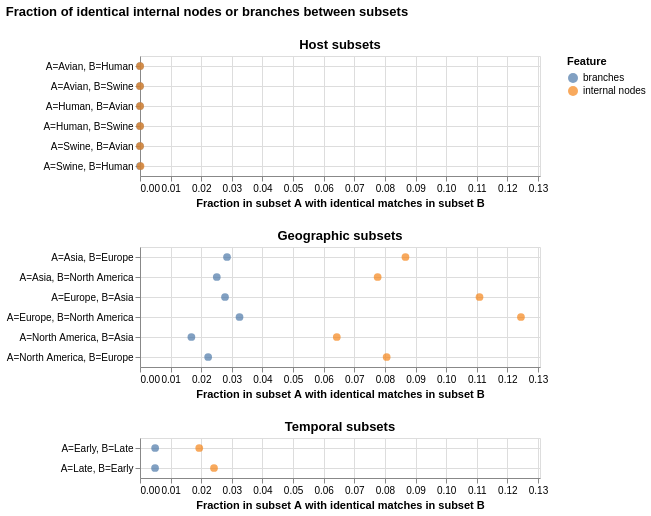

The notebook cell this image was saved under:
### Markdown cell above
## Aggregated overlap fractions by subset pair

Fraction shared recomputed from summed counts across all segment/subtype combinations (i.e., sum n_shared / sum n_unique).

### Code cell
import altair as alt

agg = (
    overlap_df
    .groupby(['subset_type', 'subset_a', 'subset_b', 'feature'])[['n_unique_a', 'n_unique_b', 'n_shared']]
    .sum()
    .reset_index()
)
agg['frac_a_shared'] = agg['n_shared'] / agg['n_unique_a']
agg['frac_b_shared'] = agg['n_shared'] / agg['n_unique_b']

# Melt to get one row per direction
agg_melted = agg.melt(
    id_vars=['subset_type', 'subset_a', 'subset_b', 'feature',
             'n_unique_a', 'n_unique_b', 'n_shared'],
    value_vars=['frac_a_shared', 'frac_b_shared'],
    var_name='direction',
    value_name='fraction_shared',
)
agg_melted['label'] = agg_melted.apply(
    lambda r: f"A={r['subset_a']}, B={r['subset_b']}"
    if r['direction'] == 'frac_a_shared'
    else f"A={r['subset_b']}, B={r['subset_a']}",
    axis=1,
)
# For tooltip: show which n_unique applies to this direction
agg_melted['n_unique'] = agg_melted.apply(
    lambda r: r['n_unique_a'] if r['direction'] == 'frac_a_shared' else r['n_unique_b'],
    axis=1,
)

# Shared x-axis domain across all subplots
x_max = agg_melted['fraction_shared'].max()
x_domain = [0, x_max * 1.05]

agg_charts = []
for subset_type in overlap_df['subset_type'].unique():
    sub = agg_melted[agg_melted['subset_type'] == subset_type]

    chart = (
        alt.Chart(sub, title=f'{subset_type} subsets')
        .mark_circle(size=60)
        .encode(
            x=alt.X('fraction_shared:Q', title='Fraction in subset A with identical matches in subset B',
                     scale=alt.Scale(domain=x_domain)),
            y=alt.Y('label:N', title=None, axis=alt.Axis(grid=True)),
            color=alt.Color('feature:N', title='Feature'),
            tooltip=[
                alt.Tooltip('label:N', title='comparison'),
                alt.Tooltip('feature:N'),
                alt.Tooltip('fraction_shared:Q', format='.4f'),
                alt.Tooltip('n_shared:Q', format=','),
                alt.Tooltip('n_unique:Q', format=','),
            ],
        )
        .properties(width=400, height=20 * sub['label'].nunique())
    )
    agg_charts.append(chart)

agg_chart = alt.vconcat(
    *agg_charts,
    title=alt.TitleParams(
        text='Fraction of identical internal nodes or branches between subsets',
        offset=20,
    ),
).resolve_scale(color='shared')

agg_chart.save('../results/figures/subset_pcp_overlap_aggregated.png', ppi=300)
agg_chart

### Figure 1 — Vega-Lite specification as saved in the notebook (floating-point values rounded to 4 significant figures)
{"config": {"view": {"continuousWidth": 300, "continuousHeight": 300}}, "vconcat": [{"data": {"name": "data-e7460a10e1da9b19dd42a73a7ff2a94e"}, "mark": {"type": "circle", "size": 60}, "encoding": {"color": {"field": "feature", "title": "Feature", "type": "nominal"}, "tooltip": [{"field": "label", "title": "comparison", "type": "nominal"}, {"field": "feature", "type": "nominal"}, {"field": "fraction_shared", "format": ".4f", "type": "quantitative"}, {"field": "n_shared", "format": ",", "type": "quantitative"}, {"field": "n_unique", "format": ",", "type": "quantitative"}], "x": {"field": "fraction_shared", "scale": {"domain": [0, 0.1307]}, "title": "Fraction in subset A with identical matches in subset B", "type": "quantitative"}, "y": {"axis": {"grid": true}, "field": "label", "title": null, "type": "nominal"}}, "height": 120, "title": "Host subsets", "width": 400}, {"data": {"name": "data-afeaa1feaa778e5d4da3fe323493112c"}, "mark": {"type": "circle", "size": 60}, "encoding": {"color": {"field": "feature", "title": "Feature", "type": "nominal"}, "tooltip": [{"field": "label", "title": "comparison", "type": "nominal"}, {"field": "feature", "type": "nominal"}, {"field": "fraction_shared", "format": ".4f", "type": "quantitative"}, {"field": "n_shared", "format": ",", "type": "quantitative"}, {"field": "n_unique", "format": ",", "type": "quantitative"}], "x": {"field": "fraction_shared", "scale": {"domain": [0, 0.1307]}, "title": "Fraction in subset A with identical matches in subset B", "type": "quantitative"}, "y": {"axis": {"grid": true}, "field": "label", "title": null, "type": "nominal"}}, "height": 120, "title": "Geographic subsets", "width": 400}, {"data": {"name": "data-b7451b30696cda45c163a644e47b5b45"}, "mark": {"type": "circle", "size": 60}, "encoding": {"color": {"field": "feature", "title": "Feature", "type": "nominal"}, "tooltip": [{"field": "label", "title": "comparison", "type": "nominal"}, {"field": "feature", "type": "nominal"}, {"field": "fraction_shared", "format": ".4f", "type": "quantitative"}, {"field": "n_shared", "format": ",", "type": "quantitative"}, {"field": "n_unique", "format": ",", "type": "quantitative"}], "x": {"field": "fraction_shared", "scale": {"domain": [0, 0.1307]}, "title": "Fraction in subset A with identical matches in subset B", "type": "quantitative"}, "y": {"axis": {"grid": true}, "field": "label", "title": null, "type": "nominal"}}, "height": 40, "title": "Temporal subsets", "width": 400}], "resolve": {"scale": {"color": "shared"}}, "title": {"text": "Fraction of identical internal nodes or branches between subsets", "offset": 20}, "$schema": "https://vega.github.io/schema/vega-lite/v6.1.0.json", "datasets": {"data-e7460a10e1da9b19dd42a73a7ff2a94e": [{"subset_type": "Host", "subset_a": "Avian", "subset_b": "Swine", "feature": "branches", "n_unique_a": 239395, "n_unique_b": 68211, "n_shared": 0, "direction": "frac_a_shared", "fraction_shared": 0.0, "label": "A=Avian, B=Swine", "n_unique": 239395}, {"subset_type": "Host", "subset_a": "Avian", "subset_b": "Swine", "feature": "internal nodes", "n_unique_a": 107289, "n_unique_b": 38000, "n_shared": 0, "direction": "frac_a_shared", "fraction_shared": 0.0, "label": "A=Avian, B=Swine", "n_unique": 107289}, {"subset_type": "Host", "subset_a": "Human", "subset_b": "Avian", "feature": "branches", "n_unique_a": 823382, "n_unique_b": 238882, "n_shared": 0, "direction": "frac_a_shared", "fraction_shared": 0.0, "label": "A=Human, B=Avian", "n_unique": 823382}, {"subset_type": "Host", "subset_a": "Human", "subset_b": "Avian", "feature": "internal nodes", "n_unique_a": 217037, "n_unique_b": 107277, "n_shared": 3, "direction": "frac_a_shared", "fraction_shared": 1.382e-05, "label": "A=Human, B=Avian", "n_unique": 217037}, {"subset_type": "Host", "subset_a": "Human", "subset_b": "Swine", "feature": "branches", "n_unique_a": 823370, "n_unique_b": 68210, "n_shared": 0, "direction": "frac_a_shared", "fraction_shared": 0.0, "label": "A=Human, B=Swine", "n_unique": 823370}, {"subset_type": "Host", "subset_a": "Human", "subset_b": "Swine", "feature": "internal nodes", "n_unique_a": 217030, "n_unique_b": 37999, "n_shared": 6, "direction": "frac_a_shared", "fraction_shared": 2.765e-05, "label": "A=Human, B=Swine", "n_unique": 217030}, {"subset_type": "Host", "subset_a": "Avian", "subset_b": "Swine", "feature": "branches", "n_unique_a": 239395, "n_unique_b": 68211, "n_shared": 0, "direction": "frac_b_shared", "fraction_shared": 0.0, "label": "A=Swine, B=Avian", "n_unique": 68211}, {"subset_type": "Host", "subset_a": "Avian", "subset_b": "Swine", "feature": "internal nodes", "n_unique_a": 107289, "n_unique_b": 38000, "n_shared": 0, "direction": "frac_b_shared", "fraction_shared": 0.0, "label": "A=Swine, B=Avian", "n_unique": 38000}, {"subset_type": "Host", "subset_a": "Human", "subset_b": "Avian", "feature": "branches", "n_unique_a": 823382, "n_unique_b": 238882, "n_shared": 0, "direction": "frac_b_shared", "fraction_shared": 0.0, "label": "A=Avian, B=Human", "n_unique": 238882}, {"subset_type": "Host", "subset_a": "Human", "subset_b": "Avian", "feature": "internal nodes", "n_unique_a": 217037, "n_unique_b": 107277, "n_shared": 3, "direction": "frac_b_shared", "fraction_shared": 2.796e-05, "label": "A=Avian, B=Human", "n_unique": 107277}, {"subset_type": "Host", "subset_a": "Human", "subset_b": "Swine", "feature": "branches", "n_unique_a": 823370, "n_unique_b": 68210, "n_shared": 0, "direction": "frac_b_shared", "fraction_shared": 0.0, "label": "A=Swine, B=Human", "n_unique": 68210}, {"subset_type": "Host", "subset_a": "Human", "subset_b": "Swine", "feature": "internal nodes", "n_unique_a": 217030, "n_unique_b": 37999, "n_shared": 6, "direction": "frac_b_shared", "fraction_shared": 0.0001579, "label": "A=Swine, B=Human", "n_unique": 37999}], "data-afeaa1feaa778e5d4da3fe323493112c": [{"subset_type": "Geographic", "subset_a": "Europe", "subset_b": "Asia", "feature": "branches", "n_unique_a": 291048, "n_unique_b": 284372, "n_shared": 8083, "direction": "frac_a_shared", "fraction_shared": 0.02777, "label": "A=Europe, B=Asia", "n_unique": 291048}, {"subset_type": "Geographic", "subset_a": "Europe", "subset_b": "Asia", "feature": "internal nodes", "n_unique_a": 85695, "n_unique_b": 109602, "n_shared": 9504, "direction": "frac_a_shared", "fraction_shared": 0.1109, "label": "A=Europe, B=Asia", "n_unique": 85695}, {"subset_type": "Geographic", "subset_a": "North America", "subset_b": "Asia", "feature": "branches", "n_unique_a": 424922, "n_unique_b": 284372, "n_shared": 7133, "direction": "frac_a_shared", "fraction_shared": 0.01679, "label": "A=North America, B=Asia", "n_unique": 424922}, {"subset_type": "Geographic", "subset_a": "North America", "subset_b": "Asia", "feature": "internal nodes", "n_unique_a": 132349, "n_unique_b": 109602, "n_shared": 8508, "direction": "frac_a_shared", "fraction_shared": 0.06428, "label": "A=North America, B=Asia", "n_unique": 132349}, {"subset_type": "Geographic", "subset_a": "North America", "subset_b": "Europe", "feature": "branches", "n_unique_a": 424922, "n_unique_b": 291048, "n_shared": 9461, "direction": "frac_a_shared", "fraction_shared": 0.02227, "label": "A=North America, B=Europe", "n_unique": 424922}, {"subset_type": "Geographic", "subset_a": "North America", "subset_b": "Europe", "feature": "internal nodes", "n_unique_a": 132349, "n_unique_b": 85695, "n_shared": 10664, "direction": "frac_a_shared", "fraction_shared": 0.08057, "label": "A=North America, B=Europe", "n_unique": 132349}, {"subset_type": "Geographic", "subset_a": "Europe", "subset_b": "Asia", "feature": "branches", "n_unique_a": 291048, "n_unique_b": 284372, "n_shared": 8083, "direction": "frac_b_shared", "fraction_shared": 0.02842, "label": "A=Asia, B=Europe", "n_unique": 284372}, {"subset_type": "Geographic", "subset_a": "Europe", "subset_b": "Asia", "feature": "internal nodes", "n_unique_a": 85695, "n_unique_b": 109602, "n_shared": 9504, "direction": "frac_b_shared", "fraction_shared": 0.08671, "label": "A=Asia, B=Europe", "n_unique": 109602}, {"subset_type": "Geographic", "subset_a": "North America", "subset_b": "Asia", "feature": "branches", "n_unique_a": 424922, "n_unique_b": 284372, "n_shared": 7133, "direction": "frac_b_shared", "fraction_shared": 0.02508, "label": "A=Asia, B=North America", "n_unique": 284372}, {"subset_type": "Geographic", "subset_a": "North America", "subset_b": "Asia", "feature": "internal nodes", "n_unique_a": 132349, "n_unique_b": 109602, "n_shared": 8508, "direction": "frac_b_shared", "fraction_shared": 0.07763, "label": "A=Asia, B=North America", "n_unique": 109602}, {"subset_type": "Geographic", "subset_a": "North America", "subset_b": "Europe", "feature": "branches", "n_unique_a": 424922, "n_unique_b": 291048, "n_shared": 9461, "direction": "frac_b_shared", "fraction_shared": 0.03251, "label": "A=Europe, B=North America", "n_unique": 291048}, {"subset_type": "Geographic", "subset_a": "North America", "subset_b": "Europe", "feature": "internal nodes", "n_unique_a": 132349, "n_unique_b": 85695, "n_shared": 10664, "direction": "frac_b_shared", "fraction_shared": 0.1244, "label": "A=Europe, B=North America", "n_unique": 85695}], "data-b7451b30696cda45c163a644e47b5b45": [{"subset_type": "Temporal", "subset_a": "Early", "subset_b": "Late", "feature": "branches", "n_unique_a": 505796, "n_unique_b": 509071, "n_shared": 2502, "direction": "frac_a_shared", "fraction_shared": 0.004947, "label": "A=Early, B=Late", "n_unique": 505796}, {"subset_type": "Temporal", "subset_a": "Early", "subset_b": "Late", "feature": "internal nodes", "n_unique_a": 177086, "n_unique_b": 141771, "n_shared": 3427, "direction": "frac_a_shared", "fraction_shared": 0.01935, "label": "A=Early, B=Late", "n_unique": 177086}, {"subset_type": "Temporal", "subset_a": "Early", "subset_b": "Late", "feature": "branches", "n_unique_a": 505796, "n_unique_b": 509071, "n_shared": 2502, "direction": "frac_b_shared", "fraction_shared": 0.004915, "label": "A=Late, B=Early", "n_unique": 509071}, {"subset_type": "Temporal", "subset_a": "Early", "subset_b": "Late", "feature": "internal nodes", "n_unique_a": 177086, "n_unique_b": 141771, "n_shared": 3427, "direction": "frac_b_shared", "fraction_shared": 0.02417, "label": "A=Late, B=Early", "n_unique": 141771}]}}
